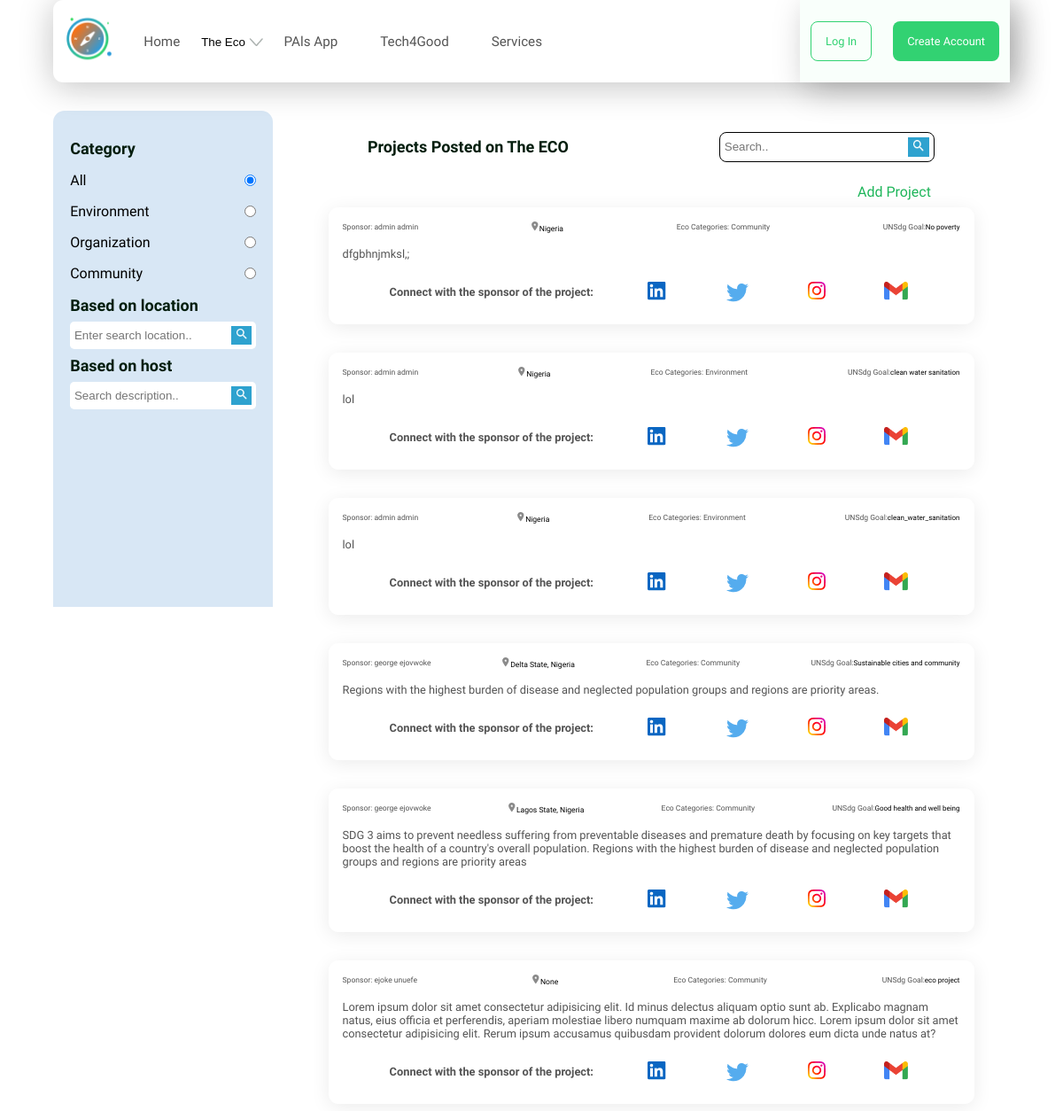
The app's page /project/ with its own data.
### ecoplatform/models.py (models this page shows, shortened)
class Category(models.Model):
    name = models.CharField(max_length=50)
    image = models.ImageField(upload_to='category/', blank=True, null=True)
    slug = models.SlugField(blank=True, null=True)
    class Meta:
        verbose_name = 'category'
        verbose_name_plural = 'categories'
    def __str__(self):
        return self.name

class Project(models.Model):
    title = models.CharField(max_length=100)
    description = models.TextField(max_length=500)
    location = models.CharField(max_length=100,blank=True, null=True)
    user = models.ForeignKey(Account,on_delete=models.CASCADE)
    created = models.DateTimeField(default = timezone.now)
    category = models.ForeignKey('Category',on_delete=models.SET_NULL,null=True)
    sponsor = models.CharField(max_length=100, blank=True, null=True)
    linkedin = models.URLField(blank=True, null=True)
    twitter = models.URLField(blank=True, null=True)
    instagram = models.URLField(blank=True, null=True)
    Gmail = models.URLField(blank=True, null=True)
    slug = models.SlugField(blank=True,null=True)
    isTrending = models.BooleanField(default=False)
    upvotes = models.ManyToManyField(Account, blank=True, related_name='upvoted_projects')
    downvotes = models.ManyToManyField(Account, blank=True, related_name='downvoted_projects')
    class Meta:
        verbose_name = 'Project'
        verbose_name_plural = 'Projects'
        ordering = ['-created']

### ecousers/models.py (models this page shows, shortened)
class Account(AbstractBaseUser):
    first_name      = models.CharField(max_length=50)
    last_name       = models.CharField(max_length=50)
    username        = models.CharField(max_length=50, unique=True)
    email           = models.EmailField(max_length=100, unique=True)
    phone_number    = models.CharField(max_length=50)
    date_joined     = models.DateTimeField(auto_now_add=True)
    last_login      = models.DateTimeField(auto_now_add=True)
    is_admin        = models.BooleanField(default=False)
    is_staff        = models.BooleanField(default=False)
    is_active        = models.BooleanField(default=False)
    is_superadmin        = models.BooleanField(default=False)
    USERNAME_FIELD = 'email'
    REQUIRED_FIELDS = ['username', 'first_name', 'last_name']
    objects = MyAccountManager()
    def full_name(self):
        return f'{self.first_name} {self.last_name}'

### ecoplatform/views.py (the view)
# urls.py: path('project/', views.projectListView, name='project_list'),
def projectListView(request):
    category_slug = request.GET.get('category')
    user_query = request.GET.get('user_query')
    location_query = request.GET.get('location_query')
    if category_slug:
        category = get_object_or_404(Category, slug=category_slug)
        projects = Project.objects.order_by('-created').filter(category=category)
    else:
        projects = Project.objects.order_by('-created').all()
    if user_query:
        projects = projects.filter(description__icontains=user_query)
    if location_query:
        projects = projects.filter(location__icontains=location_query)
    categories = Category.objects.all()
    context = {
        'projects': projects,
        'categories': categories,
        'selected_category': category_slug,
    }
    return render(request, 'ecoplatform/project_list.html', context)

### ecoplatform/context_processors.py (called while the page is built)
def menu_links(request):
    links = Category.objects.all()
    return dict(links=links)

### templates/ecoplatform/project_list.html (shortened to what this page needs)
{% extends 'base.html' %}
{% load static %}
{% block contents %}
            <h5>Projects Posted on The ECO</h5>
            <div class="search">
                <form class="cat-search" action="{% url 'ecoplatform:project_list' %}">
                    <input type="text" name="user_query" placeholder="Search..">
                    <button><img src="{% static 'images/category/search.png' %}" alt="search button"></button>
                </form>
            </div>
        </div>
        <div class="add-problems-btn">
            <a href="{% url 'ecoplatform:add-project' %}">Add Project</a>
        </div>
        {% if projects %}
        {% for project in projects %}
        <div class="card">
            <div class="card-wrapper">
                <div class="card-header">
                    <div class="eco-cat">
                        <p class="text-fix2">Sponsor: <a href="">{{project.user.full_name}}</a></p>
                    </div>
                    <div class="post-location">
                        <img src="{% static 'images/card/Pindrop.png' %}" alt=""><span class="location">{{project.location}}</span>
                    </div>
                    <div class="eco-cat">
                        <p class="text-fix2">Eco Categories: <a href="">{{project.category}}</a></p>
                    </div>
                    <div class="goal">
                        <p class="text-fix2">UNSdg Goal: </p><span style="font-size:8px">{{project.title}}</span>
                    </div>
                </div>
                <div class="card-details">
                    <p>{{project.description}}</p>
                </div>
                <div class="card-footer">
                    <p><b>Connect with the sponsor of the project:</b></p>
                    <a href="#"><img src="{% static 'images/card/project-card/linkedin.png' %}" alt=""></a>
                    <a href="#"><img src="{% static 'images/card/project-card/twitter.png' %}" alt=""></a>
                    <a href="#"><img src="{% static 'images/card/project-card/insta.png' %}" alt=""></a>
                    <a href="#"><img src="{% static 'images/card/project-card/gmail (2).png' %}" alt=""></a>
                </div>
            </div>
        </div>
        {% endfor %}
        {% else %}
        <p style="text-align:center">No projects found for this category.</p>
        {% endif %}
{% endblock%}

### templates/base.html (shortened to what this page needs)
{% load static %}
<!DOCTYPE html>
<html lang="en">
<head>
    <link href="https://cdn.jsdelivr.net/npm/remixicon@2.5.0/fonts/remixicon.css" rel="stylesheet">
    <link href='https://unpkg.com/boxicons@2.1.4/css/boxicons.min.css' rel='stylesheet'>
    <link rel="stylesheet" href="{% static 'scss/main.css' %}">
     <link rel="stylesheet" type="text/css"
     href="https://cdnjs.cloudflare.com/ajax/libs/OwlCarousel2/2.2.1/assets/owl.carousel.min.css">
    <link rel="stylesheet" type="text/css"
     href="https://cdnjs.cloudflare.com/ajax/libs/OwlCarousel2/2.2.1/assets/owl.theme.default.min.css">
</head>
<body>
        <div class="body-wrapper">
            {% include 'components/navbar.html' %}
          {% if home %}
          {% block content %}
          {% endblock content %}
          {% else %}
          <section class="main-content">
            <aside class="category">
                <div class="cat-wrapper">
                    <h5>Category</h5>
                    <form class="radio">
                        <div>
                            <label for="All">All</label>
                            <input type="radio" name="category" id="All" value="" {% if not selected_category %}checked{% endif %}>
                        </div>
                        {% for category in categories %}
                        <div>
                            <label for="{{ category.slug }}">{{ category.name }}</label>
                            <input type="radio" name="category" id="{{ category.slug }}" value="{{ category.slug }}" {% if selected_category == category.slug %}checked{% endif %}>
                        </div>
                        {% endfor %}
                    </form>
                    <h5>Based on location</h5>
                    {% if projects %}
                    <form class="cat-search" action="{% url 'ecoplatform:project_list' %}">
                        <input type="text" name="location_query" placeholder="Enter search location..">
                        <button><img src="{% static 'images/category/search.png' %}" alt="search button"></button>
                    </form>
                    <h5>Based on host</h5>
                    <form class="cat-search" action="{% url 'ecoplatform:project_list' %}">
                        <input type="text" name="user_query" placeholder="Search description..">
                        <button><img src="{% static 'images/category/search.png' %}" alt="search button"></button>
                    </form>
                {% endif %}
                </div>
            </aside>
            <main class="card-main">
                <div class="heading">
                    {% block contents %}
                    {% endblock contents %}
                </div>
          {% endif %}
</body>

### static/scss/main.css (style rules this page uses)
html { scroll-behavior: smooth; }
* { margin: 0; padding: 0; box-sizing: border-box; }
body { max-width: 1440px; margin: auto; font-family: "Nunito Sans", sans-serif; }
h5 { font-size: 1.125em; color: rgb(4, 30, 14); }
p { font-size: 1em; color: rgb(84, 84, 84); }
a { color: inherit; text-decoration: none; }
img { -o-object-fit: cover; object-fit: cover; -o-object-position: center; object-position: center; }
button { background: transparent; border: 0px; cursor: pointer; }
.body-wrapper { margin: 0 auto; width: 90%; }
.cat-wrapper { padding: 2rem 1.2rem 1.2rem 1.2rem; }
.cat-wrapper h5 { font-size: 1.125em; }
.cat-wrapper .cat-search { width: 100%; display: flex; justify-content: space-between; align-items: center; background-color: white; padding: 0.3rem 0.3rem; border-radius: 0.3rem; margin: 0.5rem 0; }
.cat-wrapper .cat-search input { border: 0; background: transparent; }
.cat-wrapper .cat-search button { border: 0; background: transparent; background-color: rgb(46, 162, 207); padding: 0.2rem; }
.cat-wrapper .cat-search button img { width: 70%; }
.category { width: 23%; background-color: #D8E7F5; border-radius: 0.8rem 0.8rem 0rem 0rem; height: 70vh; position: sticky; top: 7.5rem; }
.radio div { width: 100%; display: flex; justify-content: space-between; margin: 1rem 0; }
.card-main { width: 75%; }
.card-main .heading { margin-bottom: 1rem; }
.card-main .heading .search { display: flex; width: 30%; }
.card-main .heading form { width: 100%; display: flex; justify-content: space-between; align-items: center; background-color: white; border: 1px solid black; padding: 0.3rem 0.3rem; border-radius: 0.5rem; margin: 0.5rem 0; }
.card-main .heading form input { border: 0; background: transparent; }
.card-main .heading form button { border: 0; background: transparent; background-color: rgb(46, 162, 207); padding: 0.2rem; }
.card-main .heading form button img { width: 70%; }
.add-problems-btn { display: flex; justify-content: flex-end; width: 89%; margin-top: 1rem; }
.add-problems-btn a { color: #1DB559; }
.card-wrapper { padding: 1rem; }
.card { margin: 2rem auto; width: 90%; border-radius: 0.7rem; box-shadow: 0px 4px 21px rgba(0, 0, 0, 0.08); margin-top: 0.5rem; }
.card-header { display: flex; justify-content: space-between; align-items: center; margin-bottom: 0.4rem; }
.card-header .goal { display: flex; align-items: center; }
.card-details { margin-top: 1rem; }
.card-footer { width: 100%; display: flex; justify-content: space-around; margin: 1rem 0; }
.main-content { display: flex; justify-content: space-between; margin-top: 2rem; }
.heading { width: 100%; display: flex; justify-content: space-around; align-items: center; }
.card { font-size: 0.8em; }
.card-header { font-size: 0.67em; display: flex; justify-content: space-between; align-items: center; width: 100%; }
.card-footer { display: flex; justify-content: space-evenly; align-items: center; margin-block: 1rem 0; }
.heading { margin-block: 1rem; }
.heading .search { display: flex; width: 40%; }
.heading form { width: 100%; display: flex; justify-content: space-between; align-items: center; background-color: white; border: 1px solid black; padding: 0.3rem 0.3rem; border-radius: 0.5rem; margin: 0.5rem 0; }
.heading form input { border: 0; background: transparent; }
.heading form button { border: 0; background: transparent; background-color: rgb(29, 181, 89); padding: 0.2rem; }
.heading form button img { width: 70%; }

### records on screen
Category: name "Environment", slug "☐ Environment"
Category: name "Organization", slug "☐ Organization"
Category: name "Community", slug "☐ Community"
Project: user.full_name "admin admin", location "Nigeria", category "Community", title "No poverty", description "dfgbhnjmksl,;"
Project: user.full_name "admin admin", location "Nigeria", category "Environment", title "clean water sanitation", description "lol"
Project: user.full_name "admin admin", location "Nigeria", category "Environment", title "clean_water_sanitation", description "lol"
Project: user.full_name "george ejovwoke", location "Delta State, Nigeria", category "Community", title "Sustainable cities and community", description "Regions with the highest burden of disease and neglected population groups and regions are priority areas."
Project: user.full_name "george ejovwoke", location "Lagos State, Nigeria", category "Community", title "Good health and well being", description "SDG 3 aims to prevent needless suffering from preventable diseases and premature death by focusing on key targets that boost the health of a country's overall population. Regions with the highest burden of disease and neglected population groups and regions are priority areas"
Project: user.full_name "ejoke unuefe", location "None", category "Community", title "eco project", description "Lorem ipsum dolor sit amet consectetur adipisicing elit. Id minus delectus aliquam optio sunt ab. Explicabo magnam natus, eius officia et perferendis, aperiam molestiae libero numquam maxime ab dolorum hicc. Lorem ipsum dolor sit amet consectetur adipisicing elit. Rerum ipsum accusamus quibusdam provident dolorum dolores eum dicta unde natus at?"
